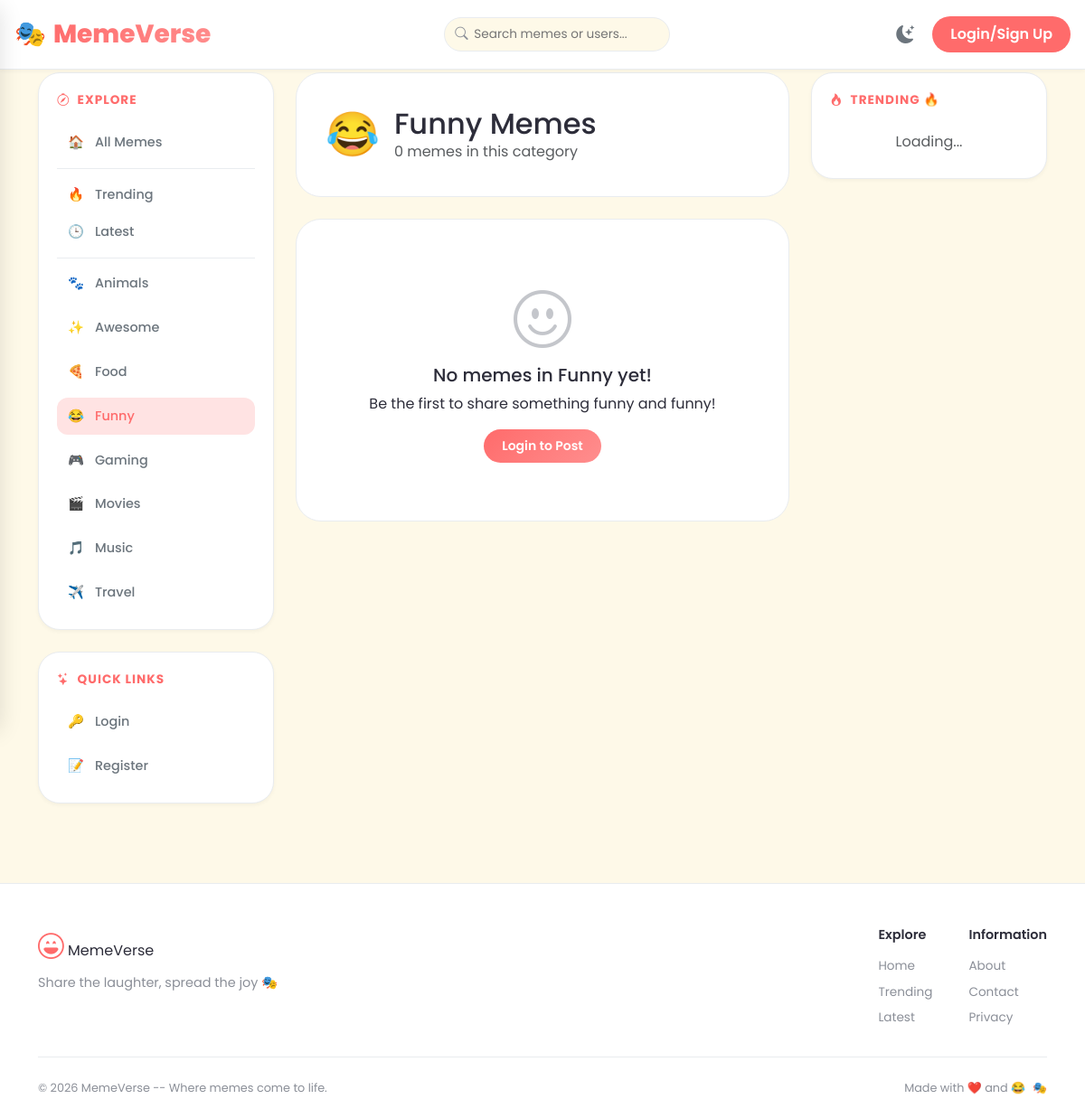
Page /category.php?slug=funny on the committed database.
### tables this page shows
CREATE TABLE `categories` (
  `id` int NOT NULL AUTO_INCREMENT,
  `name` varchar(50) NOT NULL,
  `slug` varchar(50) NOT NULL,
  PRIMARY KEY (`id`),
  UNIQUE KEY `slug` (`slug`)
);

### includes/functions.php (called while the page is built, shortened)
<?php
function isLoggedIn() {
    return isset($_SESSION['user_id']) && !empty($_SESSION['user_id']);
}
function getCurrentUser($pdo) {
    if (!isLoggedIn()) return null;
    $stmt = $pdo->prepare("SELECT id, username, nickname, avatar, bio, email, is_admin, banned FROM users WHERE id = ?");
    $stmt->execute([$_SESSION['user_id']]);
    return $stmt->fetch();
}
function getCategoryEmoji($slug) {
    $emojis = [
        'funny' => '😂', 'animals' => '🐾', 'music' => '🎵', 'movies' => '🎬',
        'gaming' => '🎮', 'food' => '🍕', 'travel' => '✈️', 'awesome' => '✨'
    ];
    return $emojis[$slug] ?? '🏷️';
}
function escape($string) {
    return htmlspecialchars($string ?? '', ENT_QUOTES, 'UTF-8');
}
?>

### category.php (the view, shortened to what this page needs)
<?php
require_once 'includes/header.php';
$slug = isset($_GET['slug']) ? trim($_GET['slug']) : '';
$stmt = $pdo->prepare("SELECT id, name, slug FROM categories WHERE slug = ?");
$stmt->execute([$slug]);
$category = $stmt->fetch();
$category_id = $category['id'];
$category_name = $category['name'];
$category_emoji = getCategoryEmoji($slug);
$page = isset($_GET['page']) ? (int)$_GET['page'] : 1;
$limit = 10;
$offset = ($page - 1) * $limit;
$stmt = $pdo->prepare("
    SELECT p.*, u.username, u.avatar, u.nickname, u.id as user_id,
           c.name as category_name, c.slug as category_slug
    FROM posts p
    JOIN users u ON p.user_id = u.id
    JOIN categories c ON p.category_id = c.id
    WHERE p.category_id = :category_id
    ORDER BY p.created_at DESC
    LIMIT :limit OFFSET :offset
");
$stmt->bindParam(':category_id', $category_id, PDO::PARAM_INT);
$stmt->bindParam(':limit', $limit, PDO::PARAM_INT);
$stmt->bindParam(':offset', $offset, PDO::PARAM_INT);
$stmt->execute();
$posts = $stmt->fetchAll();
$stmt = $pdo->prepare("SELECT COUNT(*) FROM posts WHERE category_id = ?");
$stmt->execute([$category_id]);
$total_posts = $stmt->fetchColumn();
?>
<div class="row g-4">
    <div class="col-lg-3">
        <?php include 'includes/sidebar.php'; ?>
    </div>
    <div class="col-lg-6">
        <div class="profile-header mb-4">
            <div class="d-flex align-items-center gap-3">
                <div style="font-size: 3rem;"><?= $category_emoji ?></div>
                <div>
                    <h2 class="mb-0"><?= escape($category_name) ?> Memes</h2>
                    <p class="text-muted mb-0"><?= $total_posts ?> memes in this category</p>
                </div>
            </div>
        </div>
        <?php if (empty($posts)): ?>
            <div class="empty-state">
                <i class="bi bi-emoji-smile"></i>
                <h5>No memes in <?= escape($category_name) ?> yet!</h5>
                <p>Be the first to share something <?= strtolower($category_name) ?> and funny!</p>
                <?php if ($current_user): ?>
                    <a href="upload.php" class="btn-create">Upload Meme</a>
                <?php else: ?>
                    <a href="login.php" class="btn-create">Login to Post</a>
                <?php endif; ?>
            </div>
        <?php endif; ?>
    </div>
    <div class="col-lg-3">
        <div class="sidebar-card">
            <div class="sidebar-title"><i class="bi bi-fire"></i> TRENDING 🔥</div>
            <div id="trending-container" class="category-list"><div class="text-center py-2 text-muted">Loading...</div></div>
        </div>
    </div>
</div>
<?php require_once 'includes/footer.php'; ?>

### includes/sidebar.php (shortened to what this page needs)
<?php
$categories = $pdo->query("SELECT * FROM categories ORDER BY name")->fetchAll();
$current_slug = $_GET['slug'] ?? '';
?>
<div class="sidebar-card">
    <div class="sidebar-title"><i class="bi bi-compass"></i> EXPLORE</div>
    <a href="<?= SITE_URL ?>" class="category-link <?= empty($current_slug) ? 'active' : '' ?>">
        <span class="emoji">🏠</span> All Memes
    </a>
    <div class="category-divider"></div>
    <a href="<?= SITE_URL ?>trending.php" class="category-link"><span class="emoji">🔥</span> Trending</a>
    <a href="<?= SITE_URL ?>latest.php" class="category-link"><span class="emoji">🕒</span> Latest</a>
    <div class="category-divider"></div>
    <div class="category-list">
        <?php foreach ($categories as $cat): ?>
            <a href="<?= SITE_URL ?>category.php?slug=<?= $cat['slug'] ?>"
               class="category-link <?= $current_slug === $cat['slug'] ? 'active' : '' ?>">
                <span class="emoji"><?= getCategoryEmoji($cat['slug']) ?></span>
                <?= escape($cat['name']) ?>
            </a>
        <?php endforeach; ?>
    </div>
</div>
<div class="sidebar-card">
    <div class="sidebar-title"><i class="bi bi-stars"></i> QUICK LINKS</div>
    <div class="category-list">
        <?php if (isLoggedIn()): ?>
            <a href="<?= SITE_URL ?>upload.php" class="category-link"><span class="emoji">📤</span> Upload Meme</a>
            <a href="<?= SITE_URL ?>profile.php" class="category-link"><span class="emoji">👤</span> My Profile</a>
        <?php else: ?>
            <a href="<?= SITE_URL ?>login.php" class="category-link"><span class="emoji">🔑</span> Login</a>
            <a href="<?= SITE_URL ?>register.php" class="category-link"><span class="emoji">📝</span> Register</a>
        <?php endif; ?>
    </div>
</div>

### assets/css/style.css (style rules this page uses)
:root { --bg-primary: #fef9e8; --bg-secondary: #ffffff; --bg-card: #ffffff; --text-primary: #2d2d3a; --text-secondary: #6c757d; --text-muted: #8b8f98; --border-color: #e9ecef; --primary: #ff6b6b; --primary-dark: #ff5252; --primary-light: #ffe3e3; --danger: #ef476f; --shadow-sm: 0 2px 4px rgba(0,0,0,0.04); --shadow-md: 0 4px 12px rgba(0,0,0,0.08); --shadow-lg: 0 8px 24px rgba(0,0,0,0.12); --shadow-xl: 0 20px 40px rgba(0,0,0,0.15); }
* { margin: 0; padding: 0; box-sizing: border-box; }
body { background: var(--bg-primary); color: var(--text-primary); font-family: 'Poppins', sans-serif; padding-top: 80px; transition: background 0.3s ease, color 0.3s ease; }
.sidebar-card { background: var(--bg-card); border-radius: 24px; padding: 1.25rem; margin-bottom: 1.5rem; border: 1px solid var(--border-color); box-shadow: var(--shadow-sm); }
.sidebar-title { font-size: 0.85rem; font-weight: 700; text-transform: uppercase; letter-spacing: 1px; color: var(--primary); margin-bottom: 1rem; display: flex; align-items: center; gap: 0.5rem; }
.category-list { display: flex; flex-direction: column; gap: 0.5rem; }
.category-link { display: flex; align-items: center; gap: 0.75rem; padding: 0.6rem 0.75rem; color: var(--text-secondary); text-decoration: none; border-radius: 12px; transition: all 0.2s; font-weight: 500; font-size: 0.9rem; }
.category-link.active { background: var(--primary-light); color: var(--primary); }
.profile-header { background: var(--bg-card); border-radius: 28px; padding: 2rem; margin-bottom: 2rem; border: 1px solid var(--border-color); }
.empty-state { text-align: center; padding: 4rem 2rem; background: var(--bg-card); border-radius: 28px; border: 1px solid var(--border-color); }
.empty-state i { font-size: 4rem; color: var(--text-muted); opacity: 0.5; margin-bottom: 1rem; }
.btn-create { background: linear-gradient(135deg, var(--primary), #ff8e8e); color: white; padding: 0.5rem 1.25rem; border-radius: 40px; text-decoration: none; font-weight: 600; font-size: 0.875rem; transition: all 0.2s; display: inline-flex; align-items: center; gap: 0.5rem; border: none; cursor: pointer; }

### includes/sidebar.php (style rules this page uses)
.category-divider { height: 1px; background: var(--border-color); margin: 0.5rem 0; }

### rows in the picture
categories: slug "🐾", name "Animals"
categories: slug "✨", name "Awesome"
categories: slug "🍕", name "Food"
categories: slug "😂", name "Funny", name "funny"
categories: slug "🎮", name "Gaming"
categories: slug "🎬", name "Movies"
categories: slug "🎵", name "Music"
categories: slug "✈️", name "Travel"

### other values in the picture
$category_emoji "😂"
$total_posts "0"
